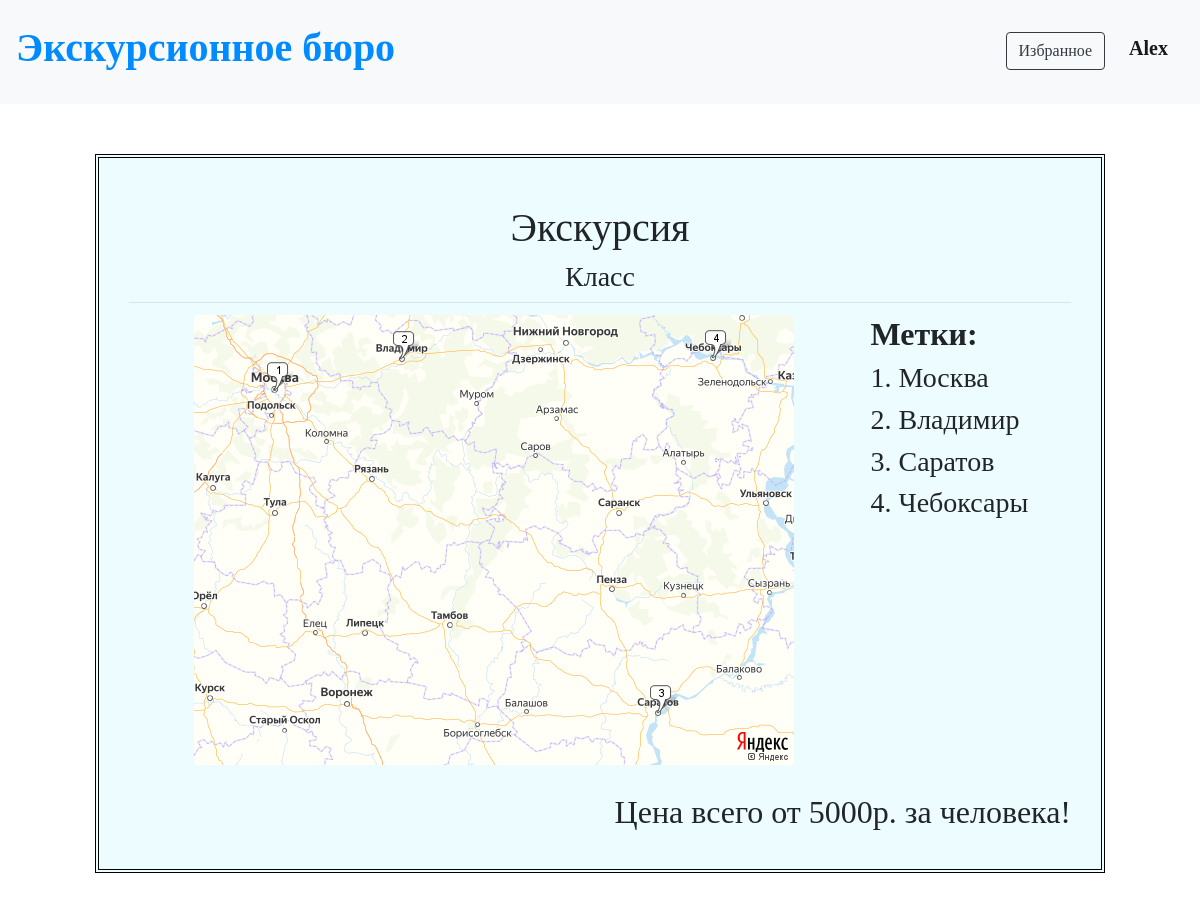
Screenshot of /tours/4 (signed in) with the database file from the repository.
### data/users.py (models this page shows, shortened)
class User(SqlAlchemyBase, UserMixin, SerializerMixin):
    __tablename__ = 'users'
    id = sqlalchemy.Column(sqlalchemy.Integer, primary_key=True, autoincrement=True)
    name = sqlalchemy.Column(sqlalchemy.String)
    surname = sqlalchemy.Column(sqlalchemy.String)
    age = sqlalchemy.Column(sqlalchemy.Integer)
    email = sqlalchemy.Column(sqlalchemy.String, index=True, unique=True)
    hashed_password = sqlalchemy.Column(sqlalchemy.String)
    created_date = sqlalchemy.Column(sqlalchemy.DateTime, default=datetime.datetime.now)
    favourite = sqlalchemy.Column(sqlalchemy.String)

### data/tours.py (models this page shows)
class Tour(SqlAlchemyBase, UserMixin, SerializerMixin):
    __tablename__ = 'tours'
    id = sqlalchemy.Column(sqlalchemy.Integer, primary_key=True, autoincrement=True)
    name = sqlalchemy.Column(sqlalchemy.String)
    about = sqlalchemy.Column(sqlalchemy.String)
    places = sqlalchemy.Column(sqlalchemy.String)
    cost = sqlalchemy.Column(sqlalchemy.Integer)
    date = sqlalchemy.Column(sqlalchemy.Date)
    user = sqlalchemy.Column(sqlalchemy.Integer)

### main.py (the view)
@app.route('/tours/<int:tour_id>')
@login_required
def tours(tour_id):
    db_sess = db_session.create_session()
    tour = db_sess.query(Tour).get(tour_id)
    if tour:
        lst = tour.places.split('&')
        filename = 'static/img/foto' + str(tour_id) + '.png'
        return render_template("tour.html", title="Экскурсия #" + str(tour.id), tour=tour, file=filename, lst=lst)
    return """<h1 class="text-center">Ошибка!</h1>"""

### data/db_session.py (called while the page is built)
def create_session() -> Session:
    global __factory
    return __factory()

### main.py (called while the page is built)
@login_manager.user_loader
def load_user(user_id):
    db_sess = db_session.create_session()
    return db_sess.query(User).get(user_id)

### templates/tour.html (shortened to what this page needs)
{% extends "base.html" %}
{% block content %}
<div>
    <p class="h1 text-center">{{tour.name}}</p>
    <p class="h3 text-center">{{tour.about}}</p>
    <table class="table">
        <tr>
            <td>
                <img src="/{{file}}" class="rounded mx-auto d-block" alt="Фото не загрузилось">
            </td>
            <td>
                <p class="h2 text-left" style="font-weight: 600;">Метки:</p>
                {% for item in lst %}
                <p class="h3 text-left">{{loop.index}}. {{item}}</p>
                {% endfor %}
            </td>
        </tr>
    </table>
    <p class="h2 text-right">Цена всего от {{tour.cost}}р. за человека!</p>
</div>
{% endblock %}

### templates/base.html (shortened to what this page needs)
<!DOCTYPE html>
<html lang="en">
<head>
    <link rel="stylesheet"
          href="https://stackpath.bootstrapcdn.com/bootstrap/4.4.1/css/bootstrap.min.css"
>
    <link rel="stylesheet" type="text/css" href="/static/css/style.css"/>
</head>
<body>
<nav class="navbar navbar-light bg-light">
    {% if current_user.is_authenticated %}
    <p class="h1"><a href="/tours">Экскурсионное бюро</a></p>
    {% else %}
    <p class="h1">Экскурсионное бюро</p>
    {% endif %}
    {% if current_user.is_authenticated %}
    <p>
        <a class="btn btn-outline-dark" style="margin-top: 10px; margin-bottom: 10px;"
           href="/favourite/{{current_user.id}}">Избранное</a>
        <a class="navbar-brand" style="margin-top: 20px;" href="/logout">{{ current_user.name }}</a>
    </p>
    {% else %}
    <p>
        <a class="btn btn-outline-dark" href="/register">Зарегистрироваться</a>
        <a class="btn btn-outline-dark" href="/login">Войти</a>
    </p>
    {% endif %}
</nav>
<main role="main" class="container">
    {% block content %}{% endblock %}
</main>
</body>
</html>

### static/css/style.css (style rules this page uses)
div { background-color: #edfdff; padding: 30px; margin: 50px; border: 4px double black; }
a { color: #008cff; font-weight: 600; }
p { font-family: cursive; }
.btn { margin: 20px; font-family: cursive; }

### rows the page displays
User: name "Alex"
Tour: name "Экскурсия", about "Класс", cost "5000"

### other values shown
{{ item }} "Москва" "Владимир" "Саратов" "Чебоксары"
